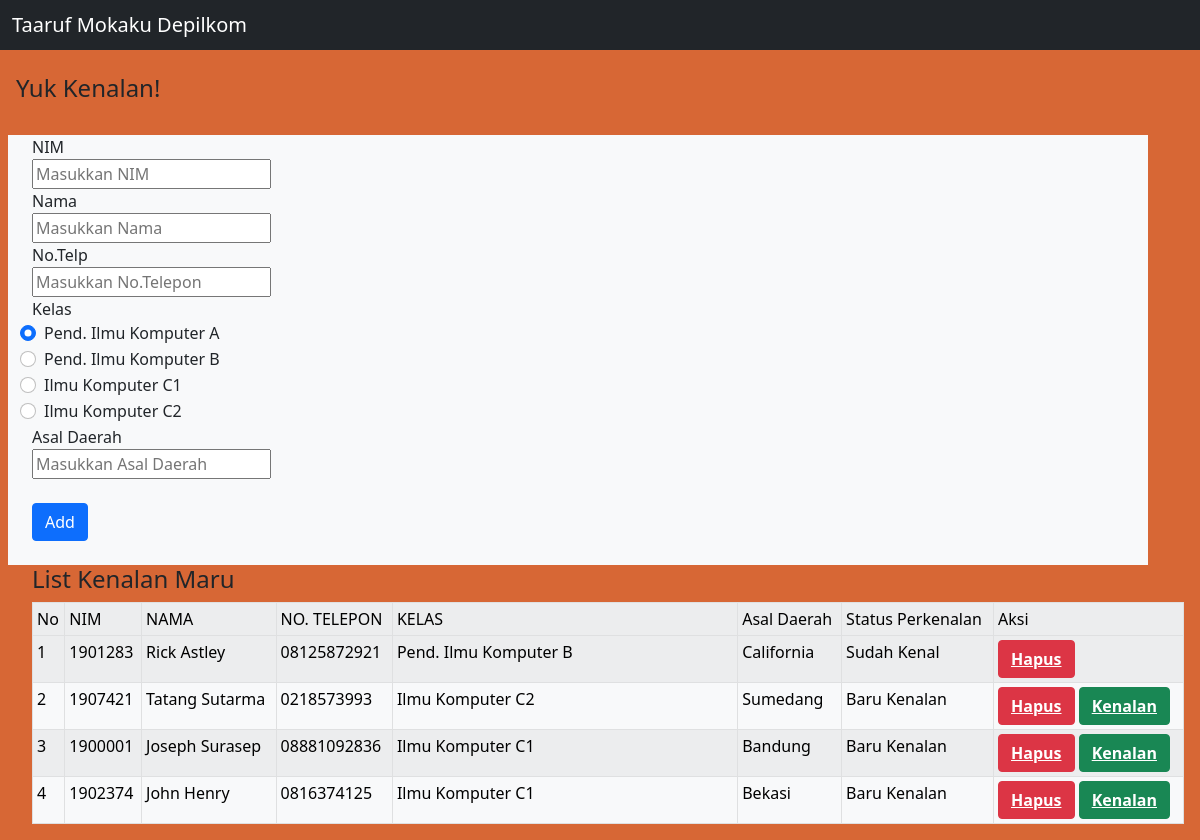
The page / on the database its author committed.
### tables this page shows
CREATE TABLE `taaruf` (
  `id` int(11) NOT NULL,
  `nim` varchar(8) NOT NULL,
  `nama` varchar(255) NOT NULL,
  `nomor_telepon` varchar(16) NOT NULL,
  `kelas` varchar(32) NOT NULL,
  `asal_daerah` varchar(32) NOT NULL,
  `status_kenalan` varchar(16) NOT NULL
);

### conf.php (called while the page is built)
<?php
$db_host = "localhost";
$db_user = "root";
$db_password = "";
$db_name = "db_taaruf";
?>

### includes/DB.class.php (called while the page is built, shortened)
<?php
class DB
{
	var $db_host = '';
	var $db_user = '';
	var $db_password = '';
	var $db_name = '';
	var $db_link = '';
	var $result = 0;
	function DB($db_host = '', $db_user = '', $db_password = '', $db_name = '')
	{
		$this->db_host = $db_host;
		$this->db_user = $db_user ;
		$this->db_password = $db_password ;
		$this->db_name = $db_name ;
	}
	function open(){
		$this->db_link = mysqli_connect($this->db_host,$this->db_user,$this->db_password, $this->db_name)or die(mysqli_error());
	}
	function execute($query='')
	{
		$this->result = mysqli_query($this->db_link, $query);
		return $this->result;
	}
	function getResult()
	{
		return mysqli_fetch_array($this->result);
	}
}
?>

### includes/Taaruf.class.php (called while the page is built, shortened)
<?php
class Taaruf extends DB
{
	function getTaaruf()
	{
		$query = "SELECT * from taaruf";
		return $this->execute($query);
	}
}
?>

### index.php (the view, shortened to what this page needs)
<?php
include("conf.php");
include ("includes/Template.class.php");
include ("includes/DB.class.php");
include ("includes/Taaruf.class.php");
$taaruf = new Taaruf($db_host, $db_user, $db_password, $db_name);
$taaruf->open();
$taaruf->getTaaruf();
$data = null;
$no = 1;
while (list($id, $nim, $nama, $notelp, $kelas, $asald, $statusp) = $taaruf->getResult()) {
	if ($statusp == "Sudah Kenal") {
		$data .= "<tr>
			<td>" . $no . "</td>
			<td>" . $nim . "</td>
			<td>" . $nama . "</td>
			<td>" . $notelp . "</td>
			<td>" . $kelas . "</td>
			<td>" . $asald . "</td>
			<td>" . $statusp . "</td>
			<td>
			<button class='btn btn-danger' name = 'hapusbutton'><a href='index.php?id_hapus=" . $id . "' style='color: white; font-weight: bold;'>Hapus</a></button>
			</td>
			</tr>";
			$no++;
	}else{
		$data .= "<tr>
			<td>" . $no . "</td>
			<td>" . $nim . "</td>
			<td>" . $nama . "</td>
			<td>" . $notelp . "</td>
			<td>" . $kelas . "</td>
			<td>" . $asald . "</td>
			<td>" . $statusp . "</td>
			<td>
			<button class='btn btn-danger' name = 'hapusbutton'><a href='index.php?id_hapus=" . $id . "' style='color: white; font-weight: bold;'>Hapus</a></button>
				<button class='btn btn-success' name = 'donestatus'><a href='index.php?id_status=" . $id .  "' style='color: white; font-weight: bold;'>Kenalan</a></button>
			</td>
			</tr>";
			$no++;
	}
}
?>

### includes/Template.class.php (shortened to what this page needs)
<?php
class Template
{
	var $content = '';
	function Template($filename = '')
	{
		$this->content = implode('', @file($filename));
	}
	function clear(){
		$this->content = preg_replace("/DATA_[A-Z]_[0-9]+/", "", $this->content);
	}
	function write(){
		print $this->content;
	}
	function replace($old = '', $new = ''){
		if (is_int($new)) {
			$value = sprintf("%d", $new);
		}elseif (is_float($new)) {
			$value = sprintf("%f", $new);
		}elseif (is_array($new)) {
			$value = '';
			foreach ($new as $item) {
				$value .= $item. '';
			}
		}else{
			$value = $new;
		}
		$this->content = preg_replace("/$old/" , $value, $this->content );
	}
}
?>

### rows shown on the page
taaruf: nim "1901283", nama "Rick Astley", nomor_telepon "08125872921", kelas "Pend. Ilmu Komputer B", asal_daerah "California", status_kenalan "Sudah Kenal"
taaruf: nim "1907421", nama "Tatang Sutarma", nomor_telepon "0218573993", kelas "Ilmu Komputer C2", asal_daerah "Sumedang", status_kenalan "Baru Kenalan"
taaruf: nim "1900001", nama "Joseph Surasep", nomor_telepon "08881092836", kelas "Ilmu Komputer C1", asal_daerah "Bandung", status_kenalan "Baru Kenalan"
taaruf: nim "1902374", nama "John Henry", nomor_telepon "0816374125", kelas "Ilmu Komputer C1", asal_daerah "Bekasi", status_kenalan "Baru Kenalan"
